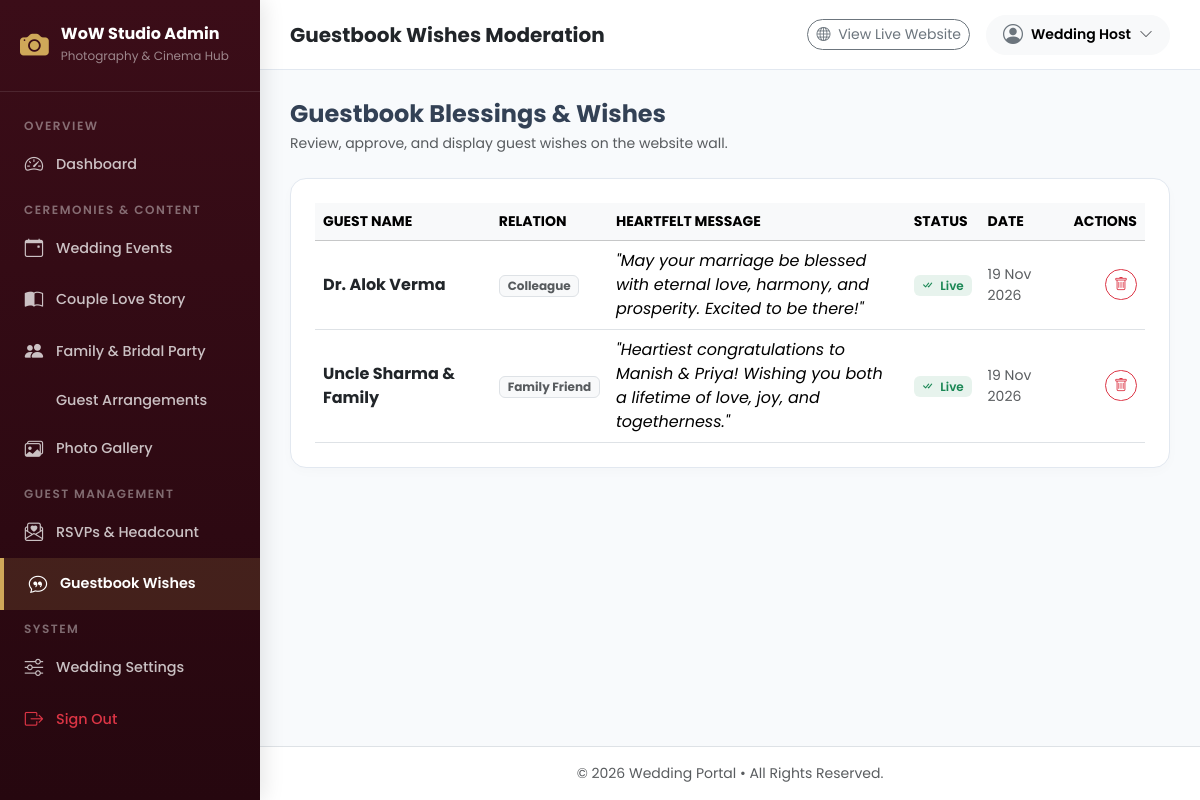
The page /admin/index.php?module=wishes (signed in) on the database its author committed.
### tables this page shows
CREATE TABLE IF NOT EXISTS `wishes` (
    `id` INT AUTO_INCREMENT PRIMARY KEY,
    `guest_name` VARCHAR(150) NOT NULL,
    `relation` VARCHAR(100) NULL,
    `message` TEXT NOT NULL,
    `status` ENUM('approved', 'pending') NOT NULL DEFAULT 'approved',
    `created_at` TIMESTAMP DEFAULT CURRENT_TIMESTAMP
);

### admin/view/wishes/html/index.php (the view, shortened to what this page needs)
<?php
$db = \Config\Database::connect();
$wishes = $db->query("SELECT * FROM wishes ORDER BY id DESC")->fetchAll();
?>
<div class="d-flex justify-content-between align-items-center mb-4">
    <div>
        <h4 class="fw-bold mb-1">Guestbook Blessings &amp; Wishes</h4>
        <p class="text-muted small mb-0">Review, approve, and display guest wishes on the website wall.</p>
    </div>
</div>
<div class="table-card p-4">
    <div class="table-responsive">
        <table class="table table-hover align-middle mb-0">
            <thead class="table-light small text-uppercase text-muted">
                <tr>
                    <th>Guest Name</th>
                    <th>Relation</th>
                    <th>Heartfelt Message</th>
                    <th>Status</th>
                    <th>Date</th>
                    <th class="text-end">Actions</th>
                </tr>
            </thead>
            <tbody>
                <?php if (empty($wishes)): ?>
                    <tr><td colspan="6" class="text-center py-4 text-muted">No wishes received yet.</td></tr>
                <?php else: ?>
                    <?php foreach ($wishes as $w): ?>
                        <tr>
                            <td class="fw-bold text-dark"><?= htmlspecialchars($w['guest_name']) ?></td>
                            <td><span class="badge bg-light text-muted border"><?= htmlspecialchars($w['relation'] ?: 'Guest') ?></span></td>
                            <td class="font-serif fst-italic" style="max-width: 350px;">"<?= htmlspecialchars($w['message']) ?>"</td>
                            <td>
                                <?php if ($w['status'] === 'approved'): ?>
                                    <span class="badge bg-success bg-opacity-10 text-success fw-semibold"><i class="bi bi-check-all me-1"></i> Live</span>
                                <?php else: ?>
                                    <span class="badge bg-warning bg-opacity-10 text-warning fw-semibold"><i class="bi bi-hourglass-split me-1"></i> Pending</span>
                                <?php endif; ?>
                            </td>
                            <td class="small text-muted"><?= date('d M Y', strtotime($w['created_at'])) ?></td>
                            <td class="text-end">
                                <a href="index.php?module=wishes&delete_id=<?= $w['id'] ?>" class="btn btn-outline-danger btn-sm rounded-pill" onclick="return confirm('Delete this wish?');">
                                    <i class="bi bi-trash"></i>
                                </a>
                            </td>
                        </tr>
                    <?php endforeach; ?>
                <?php endif; ?>
            </tbody>
        </table>
    </div>
</div>

### admin/layout/header.php (style rules this page uses)
:root { --sidebar-width: 260px; --brand-dark: #3b0d18; --brand-accent: #8b1c36; --brand-gold: #cfa859; --bg-light: #f8fafc; }
body { font-family: 'Poppins', sans-serif; background-color: var(--bg-light); color: #334155; min-height: 100vh; }
.table-card { background: #ffffff; border-radius: 16px; border: 1px solid #e2e8f0; overflow: hidden; box-shadow: 0 4px 12px rgba(0, 0, 0, 0.02); }

### rows shown on the page
wishes: guest_name "Dr. Alok Verma", relation "Colleague", message "May your marriage be blessed with eternal love, harmony, and prosperity. Excited to be there!", status "approved" (drawn), created_at "19 Nov 2026"
wishes: guest_name "Uncle Sharma & Family", relation "Family Friend", message "Heartiest congratulations to Manish & Priya! Wishing you both a lifetime of love, joy, and togetherness.", status "approved" (drawn), created_at "19 Nov 2026"

### other values the page prints
$pageTitle "Guestbook Wishes Moderation"
$adminUser['name'] "Wedding Host"
